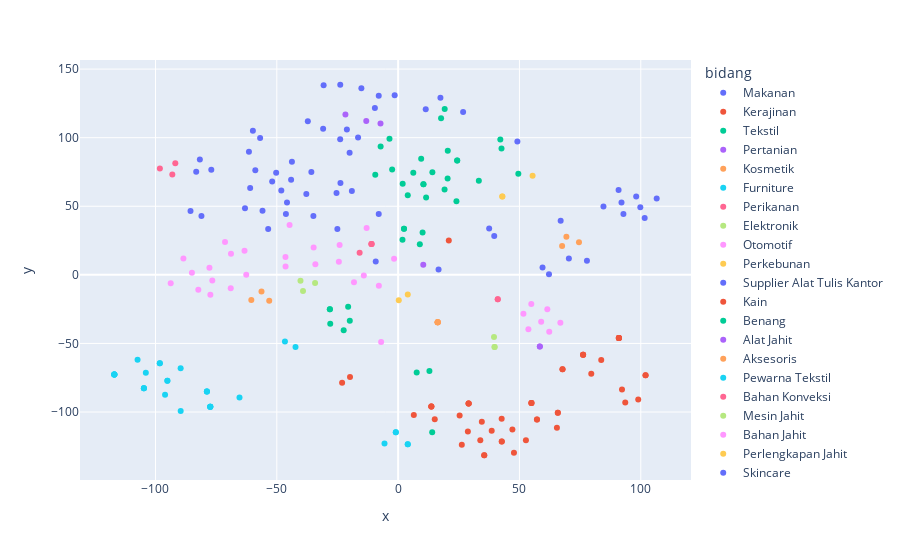

Notebook code cell kept with this figure:
### Code cell
fig = px.scatter(df_vis, x="x", y="y", hover_data=['deskripsi'], color='bidang')
fig.show()

### Figure 1 — Plotly figure (JSON) as saved in the notebook; plotly's stock layout.template omitted (floating-point values rounded to 4 significant figures)
{"data": [{"customdata": [["Pemasok bahan baku makanan tradisional"], ["Supplier bahan baku makanan"], ["Supplier bahan pangan"], ["Supplier tepung untuk makanan"], ["Supplier bahan baku makanan laut"], ["Supplier bahan baku sayuran"], ["Supplier biji-bijian"], ["Supplier daging"], ["Supplier bahan baku unggas"], ["Supplier produk olahan susu"], ["Supplier rempah-rempah"], ["Supplier biji-bijian ekspor"], ["Supplier bahan baku organik"], ["Supplier bahan makanan beku"], ["Supplier hasil laut"], ["Supplier produk unggas"], ["Supplier kacang-kacangan"], ["Supplier sayuran segar"], ["Supplier buah segar"], ["Supplier bahan untuk bakery"], ["Supplier bahan untuk snack"], ["Supplier bahan baku sereal"], ["Supplier produk daging"], ["Supplier makanan laut beku"], ["Supplier bahan baku mie"], ["Supplier bahan perasa untuk makanan"], ["Supplier bahan baku bumbu"], ["Pemasok bahan baku makanan tradisional"], ["Produsen makanan olahan dan camilan tradisional"]], "hovertemplate": "bidang=Makanan<br>x=%{x}<br>y=%{y}<br>deskripsi=%{customdata[0]}<extra></extra>", "legendgroup": "Makanan", "marker": {"color": "#636efa", "symbol": "circle"}, "mode": "markers", "name": "Makanan", "orientation": "v", "showlegend": true, "type": "scatter", "x": [-19.07, -50.26, -58.86, -37.83, -83.21, -56.88, -55.89, 39.61, -46.25, 49.14, -34.92, -63.11, -30.91, -51.91, -81.71, -53.56, -60.98, -59.85, -61.48, -35.76, -43.77, -45.8, 37.52, -77.0, -25.05, -44.11, -48.14, -25.39, -23.77], "xaxis": "x", "y": [61.06, 74.45, 76.19, 58.88, 75.14, 99.81, 46.66, 28.4, 44.34, 97.3, 42.96, 48.5, 106.6, 67.99, 84.07, 33.44, 63.25, 105.0, 89.83, 74.99, 82.38, 52.7, 33.7, 76.62, 33.4, 69.37, 61.47, 59.73, 66.88], "yaxis": "y"}, {"customdata": [["Produsen anyaman bambu dan rotan"], ["Produsen anyaman bambu dan rotan"], ["Pengrajin souvenir dan kerajinan tangan"]], "hovertemplate": "bidang=Kerajinan<br>x=%{x}<br>y=%{y}<br>deskripsi=%{customdata[0]}<extra></extra>", "legendgroup": "Kerajinan", "marker": {"color": "#EF553B", "symbol": "circle"}, "mode": "markers", "name": "Kerajinan", "orientation": "v", "showlegend": true, "type": "scatter", "x": [-23.09, -19.83, 20.88], "xaxis": "x", "y": [-78.69, -74.48, 25.04], "yaxis": "y"}, {"customdata": [["Pengrajin kain batik pesisir"], ["Pengrajin kain batik pesisir"], ["Produsen kain dan tekstil"]], "hovertemplate": "bidang=Tekstil<br>x=%{x}<br>y=%{y}<br>deskripsi=%{customdata[0]}<extra></extra>", "legendgroup": "Tekstil", "marker": {"color": "#00cc96", "symbol": "circle"}, "mode": "markers", "name": "Tekstil", "orientation": "v", "showlegend": true, "type": "scatter", "x": [7.655, 12.9, 14.04], "xaxis": "x", "y": [-71.25, -70.12, -114.7], "yaxis": "y"}, {"customdata": [["Pemasok bibit dan pupuk organik"], ["Pemasok bibit dan pupuk organik"], ["Pemasok hasil pertanian organik"]], "hovertemplate": "bidang=Pertanian<br>x=%{x}<br>y=%{y}<br>deskripsi=%{customdata[0]}<extra></extra>", "legendgroup": "Pertanian", "marker": {"color": "#ab63fa", "symbol": "circle"}, "mode": "markers", "name": "Pertanian", "orientation": "v", "showlegend": true, "type": "scatter", "x": [-7.259, -13.13, -21.72], "xaxis": "x", "y": [110.4, 112.2, 117.0], "yaxis": "y"}, {"customdata": [["Produsen bahan baku kosmetik alami"], ["Produsen bahan baku kosmetik alami"], ["Produsen bahan baku kosmetik dari bahan alam"]], "hovertemplate": "bidang=Kosmetik<br>x=%{x}<br>y=%{y}<br>deskripsi=%{customdata[0]}<extra></extra>", "legendgroup": "Kosmetik", "marker": {"color": "#FFA15A", "symbol": "circle"}, "mode": "markers", "name": "Kosmetik", "orientation": "v", "showlegend": true, "type": "scatter", "x": [69.35, 74.53, 67.57], "xaxis": "x", "y": [27.83, 23.8, 21.08], "yaxis": "y"}, {"customdata": [["Pemasok kayu jati berkualitas"], ["Supplier kayu untuk furniture"], ["Supplier kayu solid"], ["Supplier kayu keras"], ["Supplier bahan mentah untuk furniture"], ["Supplier bahan kayu"], ["Supplier kayu untuk pembuatan furniture"], ["Supplier kayu solid"], ["Supplier bahan kayu"], ["Supplier kayu keras"], ["Supplier kayu solid"], ["Supplier kayu untuk pembuatan furniture"], ["Supplier bahan kayu"], ["Supplier kayu untuk furniture"], ["Supplier kayu keras"], ["Supplier bahan kayu"], ["Supplier kayu solid"], ["Supplier kayu keras"], ["Supplier kayu untuk pembuatan furniture"], ["Supplier kayu solid"], ["Supplier kayu untuk furniture"], ["Supplier bahan kayu"], ["Supplier kayu untuk furniture"], ["Supplier kayu keras"], ["Supplier bahan kayu"], ["Pemasok kayu jati berkualitas"], ["Produsen dan eksportir furniture kayu"]], "hovertemplate": "bidang=Furniture<br>x=%{x}<br>y=%{y}<br>deskripsi=%{customdata[0]}<extra></extra>", "legendgroup": "Furniture", "marker": {"color": "#19d3f3", "symbol": "circle"}, "mode": "markers", "name": "Furniture", "orientation": "v", "showlegend": true, "type": "scatter", "x": [-46.64, -77.42, -117.0, -89.63, -65.37, -104.8, -78.81, -117.0, -95.09, -98.21, -117.0, -78.81, -96.05, -77.42, -98.21, -104.8, -117.0, -107.4, -78.81, -117.0, -77.42, -95.09, -77.42, -104.0, -104.8, -42.29, -89.61], "xaxis": "x", "y": [-48.6, -96.18, -72.61, -68.11, -89.37, -82.62, -85.08, -72.61, -77.25, -64.4, -72.61, -85.08, -87.38, -96.18, -64.4, -82.62, -72.61, -61.96, -85.08, -72.61, -96.18, -77.25, -96.18, -71.29, -82.62, -52.51, -99.17], "yaxis": "y"}, {"customdata": [["Distributor ikan segar dan olahan"], ["Distributor ikan segar dan olahan"], ["Distributor ikan segar dan hasil laut"]], "hovertemplate": "bidang=Perikanan<br>x=%{x}<br>y=%{y}<br>deskripsi=%{customdata[0]}<extra></extra>", "legendgroup": "Perikanan", "marker": {"color": "#FF6692", "symbol": "circle"}, "mode": "markers", "name": "Perikanan", "orientation": "v", "showlegend": true, "type": "scatter", "x": [-98.19, -93.06, -91.83], "xaxis": "x", "y": [77.54, 73.17, 81.33], "yaxis": "y"}, {"customdata": [["Pemasok komponen elektronik"], ["Pemasok komponen elektronik"], ["Pemasok komponen elektronik dan gadget"]], "hovertemplate": "bidang=Elektronik<br>x=%{x}<br>y=%{y}<br>deskripsi=%{customdata[0]}<extra></extra>", "legendgroup": "Elektronik", "marker": {"color": "#B6E880", "symbol": "circle"}, "mode": "markers", "name": "Elektronik", "orientation": "v", "showlegend": true, "type": "scatter", "x": [-40.24, -34.23, -39.2], "xaxis": "x", "y": [-4.326, -5.859, -11.73], "yaxis": "y"}, {"customdata": [["Distributor suku cadang kendaraan"], ["Supplier komponen otomotif"], ["Menyediakan bahan baku logam"], ["Supplier bahan karet"], ["Menyediakan komponen logam"], ["Supplier bahan plastik"], ["Menyediakan komponen mesin"], ["Supplier bahan kimia untuk otomotif"], ["Menyediakan kaca otomotif"], ["Supplier baterai untuk otomotif"], ["Menyediakan velg alloy"], ["Supplier komponen rem"], ["Menyediakan sistem bahan bakar"], ["Supplier komponen knalpot"], ["Menyediakan komponen suspensi"], ["Supplier bahan interior otomotif"], ["Menyediakan kabel dan sistem kelistrikan"], ["Supplier komponen pencahayaan otomotif"], ["Menyediakan sistem penggerak"], ["Supplier komponen pendingin"], ["Menyediakan komponen transmisi"], ["Supplier pelumas otomotif"], ["Distributor suku cadang kendaraan"], ["Distributor sparepart dan aksesoris otomotif"]], "hovertemplate": "bidang=Otomotif<br>x=%{x}<br>y=%{y}<br>deskripsi=%{customdata[0]}<extra></extra>", "legendgroup": "Otomotif", "marker": {"color": "#FF97FF", "symbol": "circle"}, "mode": "markers", "name": "Otomotif", "orientation": "v", "showlegend": true, "type": "scatter", "x": [-82.34, -77.76, -14.14, -44.73, -18.19, -7.01, -34.11, -88.49, -12.99, -62.59, -7.943, -68.88, -34.83, -63.3, -24.43, -84.98, -46.43, -93.72, -24.11, -71.33, -46.39, -76.59, -77.38, -68.98], "xaxis": "x", "y": [-10.78, 5.241, -0.547, 36.34, -5.339, -48.86, 7.755, 11.89, 34.16, 0.09643, -7.953, 15.34, 19.98, 17.63, 9.508, 1.499, 13.08, -6.191, 21.84, 24.03, 6.005, -4.169, -14.48, -9.7], "yaxis": "y"}, {"customdata": [["Penghasil biji kopi arabika berkualitas"], ["Penghasil biji kopi arabika berkualitas"], ["Penghasil dan pemasok teh berkualitas"]], "hovertemplate": "bidang=Perkebunan<br>x=%{x}<br>y=%{y}<br>deskripsi=%{customdata[0]}<extra></extra>", "legendgroup": "Perkebunan", "marker": {"color": "#FECB52", "symbol": "circle"}, "mode": "markers", "name": "Perkebunan", "orientation": "v", "showlegend": true, "type": "scatter", "x": [42.93, 42.93, 55.41], "xaxis": "x", "y": [57.04, 57.04, 72.31], "yaxis": "y"}, {"customdata": [["Menyediakan berbagai macam alat tulis seperti pensil, penghapus, stapler, dan kertas untuk kebutuhan sekolah dan kantor"]], "hovertemplate": "bidang=Supplier Alat Tulis Kantor<br>x=%{x}<br>y=%{y}<br>deskripsi=%{customdata[0]}<extra></extra>", "legendgroup": "Supplier Alat Tulis Kantor", "marker": {"color": "#636efa", "symbol": "circle"}, "mode": "markers", "name": "Supplier Alat Tulis Kantor", "orientation": "v", "showlegend": true, "type": "scatter", "x": [16.66], "xaxis": "x", "y": [3.813], "yaxis": "y"}, {"customdata": [["Menyediakan berbagai jenis kain"], ["Menjual kain tradisional Bali"], ["Penyedia berbagai jenis kain"], ["Menyediakan berbagai jenis kain"], ["Menjual kain berkualitas tinggi"], ["Menjual kain premium"], ["Menjual kain tradisional Maluku"], ["Menjual berbagai jenis kain"], ["Menjual kain berkualitas tinggi"], ["Menjual kain premium"], ["Menjual kain tradisional NTT"], ["Menjual kain premium"], ["Menyediakan berbagai jenis kain"], ["Menyediakan berbagai jenis kain"], ["Menjual kain tradisional Bali"], ["Penyedia berbagai jenis kain"], ["Menyediakan berbagai jenis kain"], ["Menjual kain berkualitas tinggi"], ["Menjual kain premium"], ["Menjual kain tradisional Maluku"], ["Menjual berbagai jenis kain"], ["Menjual kain berkualitas tinggi"], ["Menjual kain premium"], ["Menjual kain tradisional Papua"]], "hovertemplate": "bidang=Kain<br>x=%{x}<br>y=%{y}<br>deskripsi=%{customdata[0]}<extra></extra>", "legendgroup": "Kain", "marker": {"color": "#EF553B", "symbol": "circle"}, "mode": "markers", "name": "Kain", "orientation": "v", "showlegend": true, "type": "scatter", "x": [47.74, 93.6, 35.48, 42.71, 76.23, 90.96, 102.0, 67.75, 76.23, 90.96, 79.6, 90.96, 34.49, 33.86, 98.95, 35.48, 42.71, 76.23, 90.96, 102.0, 67.75, 83.7, 90.96, 92.26], "xaxis": "x", "y": [-129.7, -93.04, -131.5, -121.5, -58.2, -46.0, -73.25, -68.9, -58.2, -46.0, -72.11, -46.0, -107.1, -120.7, -90.89, -131.5, -121.5, -58.2, -46.0, -73.25, -68.9, -62.09, -46.0, -83.5], "yaxis": "y"}, {"customdata": [["Pabrik benang berkualitas tinggi"], ["Pabrik benang rajut berkualitas tinggi"], ["Pemasok benang berkualitas"], ["Pemasok benang berkualitas"], ["Pemasok benang berkualitas tinggi"], ["Pabrik benang rajut berkualitas tinggi"], ["Pabrik benang berkualitas tinggi"], ["Pabrik benang berkualitas tinggi"], ["Pabrik benang rajut berkualitas tinggi"], ["Pemasok benang berkualitas"], ["Pemasok benang berkualitas"]], "hovertemplate": "bidang=Benang<br>x=%{x}<br>y=%{y}<br>deskripsi=%{customdata[0]}<extra></extra>", "legendgroup": "Benang", "marker": {"color": "#00cc96", "symbol": "circle"}, "mode": "markers", "name": "Benang", "orientation": "v", "showlegend": true, "type": "scatter", "x": [-22.44, -20.6, 2.428, 2.428, 8.943, -28.13, -27.98, -19.92, -28.13, 10.08, 1.799], "xaxis": "x", "y": [-40.31, -23.26, 33.6, 33.6, 22.22, -25.02, -35.6, -33.47, -25.02, 30.88, 25.63], "yaxis": "y"}, {"customdata": [["Menjual alat-alat jahit dan aksesori"], ["Menjual alat-alat jahit dan aksesori"]], "hovertemplate": "bidang=Alat Jahit<br>x=%{x}<br>y=%{y}<br>deskripsi=%{customdata[0]}<extra></extra>", "legendgroup": "Alat Jahit", "marker": {"color": "#ab63fa", "symbol": "circle"}, "mode": "markers", "name": "Alat Jahit", "orientation": "v", "showlegend": true, "type": "scatter", "x": [58.4, 58.4], "xaxis": "x", "y": [-52.25, -52.25], "yaxis": "y"}, {"customdata": [["Distributor aksesoris dan perlengkapan konveksi"], ["Distributor aksesori dan perlengkapan jahit"], ["Distributor aksesori dan perlengkapan jahit"], ["Distributor aksesori dan perlengkapan jahit"], ["Distributor aksesoris dan perlengkapan konveksi"], ["Distributor aksesoris dan perlengkapan konveksi"], ["Distributor aksesori dan perlengkapan jahit"], ["Distributor aksesori dan perlengkapan jahit"]], "hovertemplate": "bidang=Aksesoris<br>x=%{x}<br>y=%{y}<br>deskripsi=%{customdata[0]}<extra></extra>", "legendgroup": "Aksesoris", "marker": {"color": "#FFA15A", "symbol": "circle"}, "mode": "markers", "name": "Aksesoris", "orientation": "v", "showlegend": true, "type": "scatter", "x": [-53.13, 16.31, 16.31, 16.31, -56.3, -60.51, 16.31, 16.31], "xaxis": "x", "y": [-18.86, -34.52, -34.52, -34.52, -12.07, -18.36, -34.52, -34.52], "yaxis": "y"}, {"customdata": [["Produsen pewarna tekstil"], ["Produsen pewarna tekstil"], ["Produsen pewarna tekstil"], ["Produsen pewarna tekstil"], ["Produsen pewarna tekstil"]], "hovertemplate": "bidang=Pewarna Tekstil<br>x=%{x}<br>y=%{y}<br>deskripsi=%{customdata[0]}<extra></extra>", "legendgroup": "Pewarna Tekstil", "marker": {"color": "#19d3f3", "symbol": "circle"}, "mode": "markers", "name": "Pewarna Tekstil", "orientation": "v", "showlegend": true, "type": "scatter", "x": [3.974, 3.974, -0.948, -0.948, -5.611], "xaxis": "x", "y": [-123.5, -123.5, -114.7, -114.7, -123.0], "yaxis": "y"}, {"customdata": [["Menjual bahan-bahan konveksi"], ["Pemasok bahan konveksi"], ["Pemasok bahan konveksi"], ["Menjual bahan-bahan konveksi"], ["Pemasok bahan konveksi"], ["Pemasok bahan konveksi"]], "hovertemplate": "bidang=Bahan Konveksi<br>x=%{x}<br>y=%{y}<br>deskripsi=%{customdata[0]}<extra></extra>", "legendgroup": "Bahan Konveksi", "marker": {"color": "#FF6692", "symbol": "circle"}, "mode": "markers", "name": "Bahan Konveksi", "orientation": "v", "showlegend": true, "type": "scatter", "x": [41.05, -15.87, -10.97, 41.05, -10.97, -10.97], "xaxis": "x", "y": [-17.76, 16.17, 22.43, -17.76, 22.43, 22.43], "yaxis": "y"}, {"customdata": [["Menjual berbagai jenis mesin jahit"], ["Menjual berbagai jenis mesin jahit"], ["Menjual berbagai jenis mesin jahit"]], "hovertemplate": "bidang=Mesin Jahit<br>x=%{x}<br>y=%{y}<br>deskripsi=%{customdata[0]}<extra></extra>", "legendgroup": "Mesin Jahit", "marker": {"color": "#B6E880", "symbol": "circle"}, "mode": "markers", "name": "Mesin Jahit", "orientation": "v", "showlegend": true, "type": "scatter", "x": [39.51, 39.75, 39.75], "xaxis": "x", "y": [-45.3, -52.53, -52.53], "yaxis": "y"}, {"customdata": [["Menjual berbagai bahan jahit"], ["Menjual bahan-bahan jahit"], ["Menjual berbagai bahan jahit"], ["Menyediakan berbagai bahan jahit"], ["Menjual bahan-bahan jahit"], ["Menjual berbagai bahan jahit"], ["Menjual bahan-bahan jahit"], ["Menjual berbagai bahan jahit"]], "hovertemplate": "bidang=Bahan Jahit<br>x=%{x}<br>y=%{y}<br>deskripsi=%{customdata[0]}<extra></extra>", "legendgroup": "Bahan Jahit", "marker": {"color": "#FF97FF", "symbol": "circle"}, "mode": "markers", "name": "Bahan Jahit", "orientation": "v", "showlegend": true, "type": "scatter", "x": [58.95, 61.49, 53.68, -1.663, 54.88, 62.27, 51.64, 66.85], "xaxis": "x", "y": [-34.24, -25.14, -39.71, 11.76, -21.27, -41.48, -28.43, -34.88], "yaxis": "y"}, {"customdata": [["Menyediakan perlengkapan jahit"], ["Menyediakan perlengkapan jahit"]], "hovertemplate": "bidang=Perlengkapan Jahit<br>x=%{x}<br>y=%{y}<br>deskripsi=%{customdata[0]}<extra></extra>", "legendgroup": "Perlengkapan Jahit", "marker": {"color": "#FECB52", "symbol": "circle"}, "mode": "markers", "name": "Perlengkapan Jahit", "orientation": "v", "showlegend": true, "type": "scatter", "x": [0.2687, 3.978], "xaxis": "x", "y": [-18.48, -14.25], "yaxis": "y"}, {"customdata": [["Supplier ekstrak alami untuk skincare"], ["Menyediakan bahan mentah organik"], ["Supplier bahan herbal untuk kosmetik"], ["Menyediakan minyak esensial untuk skincare"], ["Supplier minyak alami"], ["Menyediakan ekstrak herbal"], ["Supplier ekstrak tanaman"], ["Menyediakan bahan organik"], ["Supplier bahan mentah kosmetik"], ["Menyediakan solusi bahan alami"], ["Supplier bahan kecantikan"], ["Menyediakan bahan dasar skincare"], ["Supplier bahan organik untuk skincare"], ["Menyediakan bahan botani murni"], ["Supplier bahan untuk produk skincare"], ["Menyediakan bahan herbal alami"], ["Supplier ekstrak botani"], ["Menyediakan bahan mentah organik"], ["Supplier bahan aktif untuk skincare"], ["Menyediakan ekstrak esensial"], ["Supplier bahan premium untuk kosmetik"], ["Menyediakan solusi bahan botani"], ["Supplier ekstrak organik"], ["Menyediakan bahan mentah murni"], ["Supplier bahan botani alami"], ["Menyediakan bahan herbal untuk skincare"], ["Supplier minyak esensial murni"], ["Menyediakan bahan alami untuk skincare"], ["Supplier bahan mentah kecantikan"], ["Menyediakan bahan botani organik"], ["Supplier solusi bahan herbal"]], "hovertemplate": "bidang=Skincare<br>x=%{x}<br>y=%{y}<br>deskripsi=%{customdata[0]}<extra></extra>", "legendgroup": "Skincare", "marker": {"color": "#636efa", "symbol": "circle"}, "mode": "markers", "name": "Skincare", "orientation": "v", "showlegend": true, "type": "scatter", "x": [101.6, -23.88, 66.98, 106.6, -85.56, 26.78, -30.71, -21.11, 70.37, -20.0, 62.17, 98.11, 84.62, -7.99, 92.85, 11.37, -23.85, -16.51, 99.81, -7.995, 77.81, -1.424, -37.21, -9.231, -15.14, 90.85, -81.05, 92.06, 59.52, -9.58, 17.43], "xaxis": "x", "y": [41.44, 98.9, 39.46, 55.64, 46.53, 118.6, 138.2, 105.9, 11.95, 89.06, 0.5092, 57.19, 49.8, 130.6, 44.28, 120.6, 138.6, 100.1, 49.21, 44.39, 10.24, 130.9, 112.0, 9.657, 136.0, 61.77, 42.97, 52.78, 5.353, 121.6, 129.1], "yaxis": "y"}, {"customdata": [["Menyediakan bahan tekstil untuk busana"], ["Menyediakan bahan kain"], ["Menyediakan kain untuk busana"], ["Menyediakan berbagai jenis kain"], ["Menyediakan bahan tekstil"], ["Menyediakan bahan kain untuk busana"], ["Menyediakan bahan kain"], ["Menyediakan berbagai jenis kain"], ["Menyediakan bahan tekstil untuk busana"], ["Menyediakan bahan kain"], ["Menyediakan bahan tekstil"], ["Menyediakan bahan kain untuk busana"], ["Menyediakan berbagai jenis kain"], ["Menyediakan bahan kain"], ["Menyediakan bahan tekstil untuk busana"], ["Menyediakan berbagai jenis kain"], ["Menyediakan bahan kain untuk busana"], ["Menyediakan bahan tekstil"], ["Menyediakan berbagai jenis kain"], ["Menyediakan bahan tekstil"], ["Menyediakan bahan kain untuk busana"], ["Menyediakan bahan tekstil"], ["Menyediakan berbagai jenis kain"]], "hovertemplate": "bidang=Busana<br>x=%{x}<br>y=%{y}<br>deskripsi=%{customdata[0]}<extra></extra>", "legendgroup": "Busana", "marker": {"color": "#EF553B", "symbol": "circle"}, "mode": "markers", "name": "Busana", "orientation": "v", "showlegend": true, "type": "scatter", "x": [54.94, 25.34, 65.44, 47.09, 13.69, 65.81, 29.05, 28.74, 54.94, 29.05, 6.461, 65.81, 26.24, 29.05, 54.94, 52.67, 57.22, 13.69, 38.56, 13.69, 57.22, 15.09, 42.67], "xaxis": "x", "y": [-93.45, -102.5, -111.4, -112.8, -95.92, -100.5, -93.72, -114.1, -93.45, -93.72, -102.2, -100.5, -123.9, -93.72, -93.45, -120.6, -105.4, -95.92, -113.6, -95.92, -105.4, -105.3, -104.9], "yaxis": "y"}, {"customdata": [["Menyediakan bahan baku minuman"], ["Menyediakan bahan untuk minuman"], ["Menyediakan bahan baku jus"], ["Menyediakan bahan untuk minuman fermentasi"], ["Menyediakan bahan baku susu"], ["Menyediakan bahan baku air minum"], ["Menyediakan bahan baku minuman ringan"], ["Menyediakan bahan untuk minuman herbal"], ["Menyediakan bahan baku minuman organik"], ["Menyediakan biji kopi"], ["Menyediakan bahan baku untuk air kemasan"], ["Menyediakan bahan campuran minuman"], ["Menyediakan berbagai jenis teh"], ["Menyediakan bahan untuk soda"], ["Menyediakan bahan dasar minuman"], ["Menyediakan bahan baku minuman"], ["Menyediakan bahan baku produk susu"], ["Menyediakan bahan baku minuman herbal"], ["Menyediakan bahan baku minuman"], ["Menyediakan bahan baku untuk jus"], ["Menyediakan bahan baku minuman ringan"], ["Menyediakan bahan baku minuman organik"], ["Menyediakan bahan baku jus"], ["Menyediakan bahan esens untuk minuman"]], "hovertemplate": "bidang=Minuman<br>x=%{x}<br>y=%{y}<br>deskripsi=%{customdata[0]}<extra></extra>", "legendgroup": "Minuman", "marker": {"color": "#00cc96", "symbol": "circle"}, "mode": "markers", "name": "Minuman", "orientation": "v", "showlegend": true, "type": "scatter", "x": [10.43, 20.39, 24.33, 24.03, 42.6, -2.464, 11.53, 17.7, -3.566, 33.26, -9.419, 19.14, 49.54, 9.501, 14.12, 1.875, 42.12, 19.19, 10.43, 20.46, 3.969, -7.21, 24.33, 6.247], "xaxis": "x", "y": [66.1, 70.25, 83.43, 53.7, 92.13, 76.72, 56.32, 114.2, 99.14, 68.67, 72.93, 62.16, 73.76, 84.67, 74.81, 66.45, 98.63, 120.8, 66.1, 90.4, 58.04, 93.65, 83.43, 74.38], "yaxis": "y"}, {"customdata": [["Menyediakan berbagai macam alat tulis"]], "hovertemplate": "bidang=Alat Tulis<br>x=%{x}<br>y=%{y}<br>deskripsi=%{customdata[0]}<extra></extra>", "legendgroup": "Alat Tulis", "marker": {"color": "#ab63fa", "symbol": "circle"}, "mode": "markers", "name": "Alat Tulis", "orientation": "v", "showlegend": true, "type": "scatter", "x": [10.36], "xaxis": "x", "y": [7.423], "yaxis": "y"}], "layout": {"legend": {"title": {"text": "bidang"}, "tracegroupgap": 0}, "margin": {"t": 60}, "xaxis": {"anchor": "y", "domain": [0, 1], "title": {"text": "x"}}, "yaxis": {"anchor": "x", "domain": [0, 1], "title": {"text": "y"}}}}
